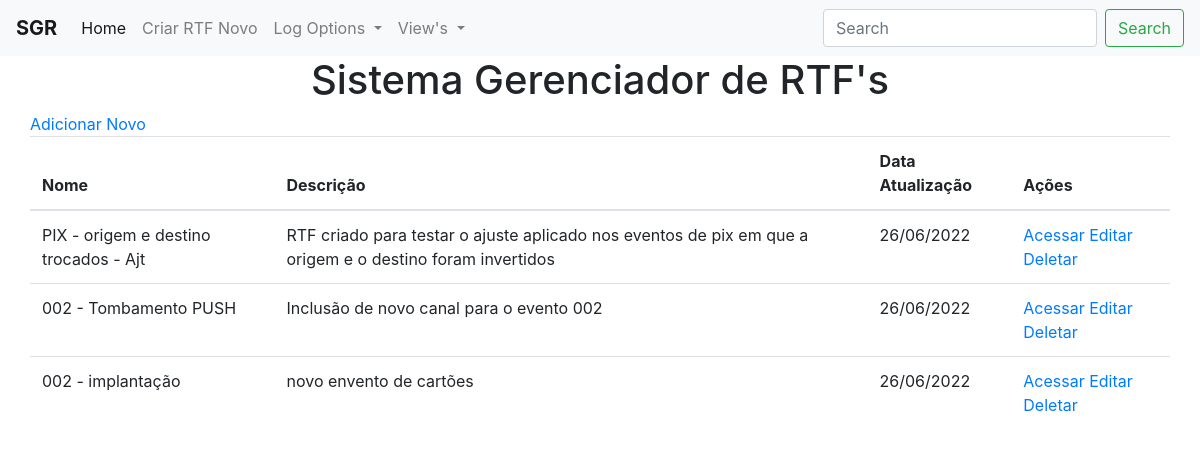
Screenshot of /viewRTF with the database file from the repository.
### app.py (models this page shows, shortened)
class RTFs(db.Model):
    id = db.Column("id", db.Integer, primary_key=True, autoincrement=True)
    name = db.Column(db.String(100))
    descricao = db.Column(db.String(500))
    qtd_pages = db.Column(db.Integer)
    cenarios = db.relationship('Cenarios', backref='rtfs')
    paginas = db.relationship('Pagina', backref='rtfsP')
    data_criacao = db.Column(db.Date, default=datetime.utcnow().date())
    data_update = db.Column(db.Date, default=datetime.utcnow().date())
    data_criacao_formatada = db.Column(db.String(10))
    data_update_formatada = db.Column(db.String(10))

### app.py (the view)
@app.route("/viewRTF", methods=["POST", "GET"])
def viewRTF():
    if request.method == "POST":
        busca = request.form["busca"]
        rtfs = RTFs.query.filter(RTFs.name.contains(busca))
    else:
        rtfs = RTFs.query.all()
    return render_template("viewRTFs.html", values=rtfs)\

### templates/viewRTFs.html (shortened to what this page needs)
{% extends "base.html" %}
{% block content%}
    <div class="container">
        <div class="row">
            <div class="col-xs-12">
                <a href="{{url_for('add_rtf')}}">Adicionar Novo</a>
            </div>
            <div class="col-xs-12">
                <table class="table">
                    <thead>
                        <th>Nome</th>
                        <th>Descrição</th>
                        <th>Data Atualização</th>
                        <th>Ações</th>
                    </thead>
                    <tbody>
                        {% for item in values %}
                            <tr>
                                <td>{{ item.name }}</td>
                                <td>{{ item.descricao }}</td>
                                <td>{{ item.data_update_formatada }}</td>
                                <td>
                                    <a href="{{url_for('viewCenarios', id_rtf=item.id, pagina=1)}}">Acessar</a>
                                    <a href="{{url_for('edit_rtf', id=item.id)}}">Editar</a>
                                    <a href="{{url_for('delete_rtf', id=item.id)}}">Deletar</a>
                                </td>
                            </tr>
                        {% endfor %}
                    </tbody>
                </table>
            </div>
        </div>
    </div>
{% endblock %}

### rows the page displays
RTFs: name "PIX - origem e destino trocados - Ajt", descricao "RTF criado para testar o ajuste aplicado nos eventos de pix em que a origem e o destino foram invertidos", data_update_formatada "26/06/2022"
RTFs: name "002 - Tombamento PUSH", descricao "Inclusão de novo canal para o evento 002", data_update_formatada "26/06/2022"
RTFs: name "002 - implantação", descricao "novo envento de cartões", data_update_formatada "26/06/2022"
